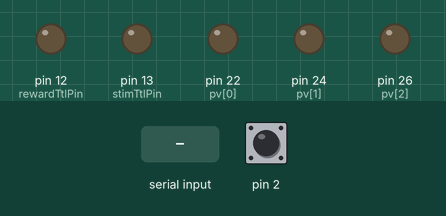
This sketch was run on a simulated Arduino Mega 2560, built with avr-gcc and run on an emulated ATmega2560. On the bench: output pins drawn as LEDs (lit = HIGH). The inputs (shaded band) are chosen by the test bench; at power-on: pin 2 HIGH.

Above: at 1.2 s.
1.3 s: "d" received over Serial
At 2.5 s:
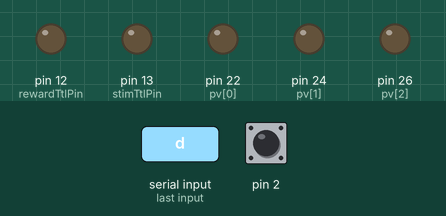
2.8 s: "o" received over Serial
At 3.3 s:
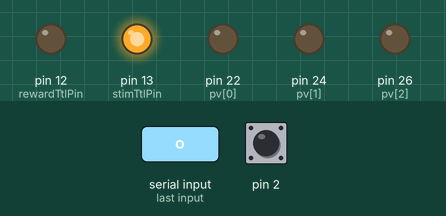
4.3 s: "d" received over Serial
At 4.9 s:
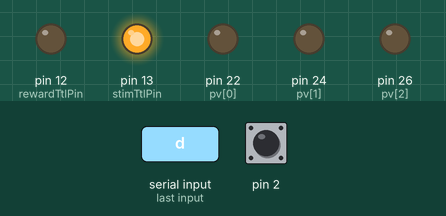
5.8 s: "x" received over Serial
At 6.8 s:
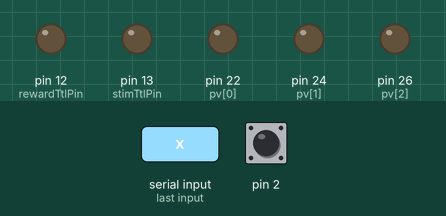
Timing chart, 0 to 8.3 s (numbered marks = the images above; inputs shaded):
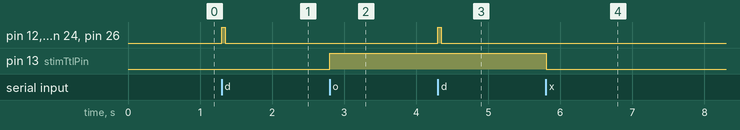

Measured:
- after the input at 1.3 s, pin 12 (rewardTtlPin), pin 22 (pv[0]), pin 24 (pv[1]), pin 26 (pv[2]): LOW → HIGH at once, → LOW 0.05 s later
- after the input at 2.8 s, pin 13 (stimTtlPin): LOW → HIGH at once
- after the input at 4.3 s, pin 12 (rewardTtlPin), pin 22 (pv[0]), pin 24 (pv[1]), pin 26 (pv[2]): LOW → HIGH at once, → LOW 0.05 s later
- after the input at 5.8 s, pin 13 (stimTtlPin): HIGH → LOW at once

The sketch:

licky_code.ino
```cpp
#include <CapacitiveSensor.h>
//#include <Encoder.h>

CapacitiveSensor   cs = CapacitiveSensor(3,2);        // 10 megohm resistor between pins 4 & 2, pin 2 is sensor pin, add wire, foil
//Encoder myEnc(38,40);  //platform encoder...

int np_valve    = 3; //numberof pins used to drive valve
int pv[3]       = {22, 24, 26}; // output pins
int pulseWidth  = 45; //15 ms pulse width
int stimTtlPin  = 13;
int rewardTtlPin= 12;

byte lick   = 0; //lick variable
long th     = 150; // detection threshold
int nreward = 0;

void setup()
{

int i;

for (i=0; i< np_valve; i++){
    pinMode(pv[i],OUTPUT);
    digitalWrite(pv[i],LOW);
//    myEnc.write(0);  //resets encoder
  }
  pinMode(stimTtlPin,OUTPUT);
  digitalWrite(stimTtlPin,LOW);

  pinMode(rewardTtlPin,OUTPUT);
  digitalWrite(rewardTtlPin,LOW);

  Serial.begin(9600);
}


void loop()
{
//    long pos;
//    int i;
//    long start = millis(); // read milliseconds
    long val = cs.capacitiveSensor(30); // sensitivity
    lick = (val>th); // accumulate licks

    if (Serial.available() > 0) {
      int cmd = Serial.read(); //read command

      switch (cmd) {
        case 0:
        lick = 0;
        break;

        case 'w':
        Serial.write(lick);
        //Serial.println("licking");
        break;

        case 'd':                         // deliver reward
          digitalWrite(rewardTtlPin,HIGH);

          int i;
          for(i =0; i<np_valve;i++) digitalWrite(pv[i],HIGH);
          delay(pulseWidth);
          for (i=0; i < np_valve; i++) digitalWrite(pv[i],LOW);

          digitalWrite(rewardTtlPin,LOW);

          break;

        case 'o': //stim on
          digitalWrite(stimTtlPin,HIGH);
          break;

        case 'x': //stimoff
          digitalWrite(stimTtlPin,LOW);
          break;

        default: // condiered to be a new valve for the pulse width
          pulseWidth = cmd;
          break;
      }
    }
}
```
